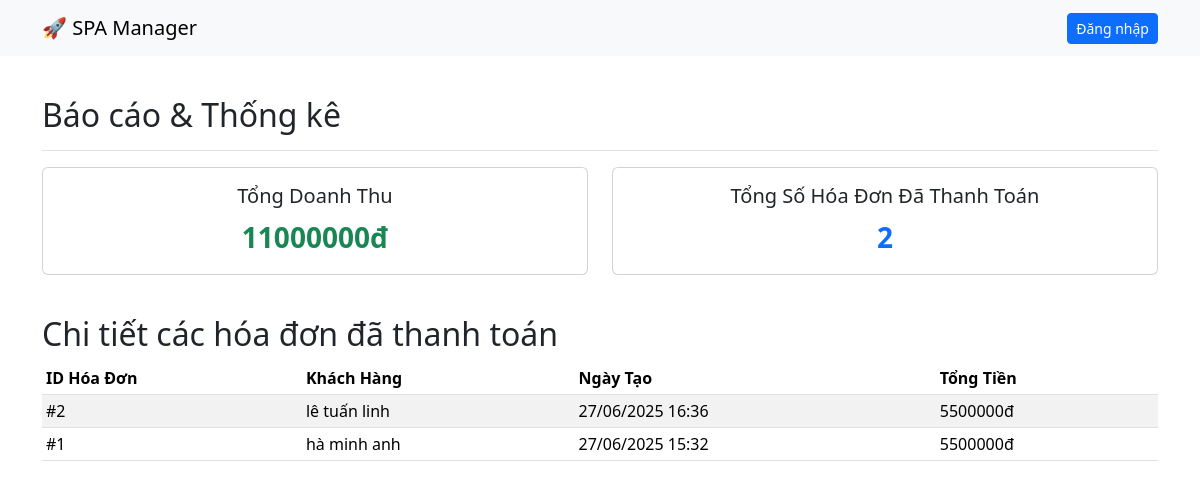
The page /reports/ on the database its author committed.
### sales/models.py (models this page shows, shortened)
class Invoice(models.Model):
    STATUS_CHOICES = [('unpaid', 'Chưa thanh toán'), ('paid', 'Đã thanh toán'), ('cancelled', 'Đã hủy'),]
    customer = models.ForeignKey(Customer, on_delete=models.PROTECT, related_name='invoices')
    voucher_applied = models.ForeignKey(Voucher, on_delete=models.SET_NULL, null=True, blank=True)
    sub_total = models.DecimalField(max_digits=12, decimal_places=2, default=0, help_text="Tổng tiền trước giảm giá")
    discount_amount = models.DecimalField(max_digits=12, decimal_places=2, default=0)
    final_amount = models.DecimalField(max_digits=12, decimal_places=2, default=0, help_text="Tổng tiền sau giảm giá")
    paid_amount = models.DecimalField(max_digits=12, decimal_places=2, default=0)
    status = models.CharField(max_length=50, choices=STATUS_CHOICES, default='unpaid')
    created_at = models.DateTimeField(default=timezone.now)

class Customer(models.Model):
    profile_code = models.CharField(max_length=50, unique=True, blank=True, null=True, help_text="Mã hồ sơ hoặc mã khách hàng thân thiết")
    full_name = models.CharField(max_length=100)
    phone_number = models.CharField(max_length=15, unique=True)
    email = models.EmailField(blank=True, null=True)
    created_at = models.DateTimeField(default=timezone.now)

### sales/views.py (the view)
# urls.py: path('reports/', views.report_view, name='reports'),
def report_view(request):
    paid_invoices = Invoice.objects.filter(status='paid').order_by('-created_at')
    total_revenue = sum(invoice.final_amount for invoice in paid_invoices)
    context = {'invoices': paid_invoices, 'total_revenue': total_revenue, 'invoice_count': paid_invoices.count()}
    return render(request, 'sales/reports.html', context)

### sales/templates/sales/reports.html (shortened to what this page needs)
{% extends 'sales/base.html' %}
{% block content %}
<div class="d-flex justify-content-between flex-wrap flex-md-nowrap align-items-center pt-3 pb-2 mb-3 border-bottom">
    <h1 class="h2">Báo cáo & Thống kê</h1>
</div>
<div class="row">
    <div class="col-md-6 mb-3">
        <div class="card text-center">
            <div class="card-body">
                <h5 class="card-title">Tổng Doanh Thu</h5>
                <p class="card-text fs-3 fw-bold text-success">{{ total_revenue|floatformat:0 }}đ</p>
            </div>
        </div>
    </div>
    <div class="col-md-6 mb-3">
        <div class="card text-center">
            <div class="card-body">
                <h5 class="card-title">Tổng Số Hóa Đơn Đã Thanh Toán</h5>
                <p class="card-text fs-3 fw-bold text-primary">{{ invoice_count }}</p>
            </div>
        </div>
    </div>
</div>
<h2 class="mt-4">Chi tiết các hóa đơn đã thanh toán</h2>
<div class="table-responsive">
    <table class="table table-striped table-sm">
        <thead>
            <tr>
                <th scope="col">ID Hóa Đơn</th>
                <th scope="col">Khách Hàng</th>
                <th scope="col">Ngày Tạo</th>
                <th scope="col">Tổng Tiền</th>
            </tr>
        </thead>
        <tbody>
            {% for invoice in invoices %}
            <tr>
                <td>#{{ invoice.id }}</td>
                <td>{{ invoice.customer.full_name }}</td>
                <td>{{ invoice.created_at|date:"d/m/Y H:i" }}</td>
                <td>{{ invoice.final_amount|floatformat:0 }}đ</td>
            </tr>
            {% empty %}
            <tr>
                <td colspan="4" class="text-center">Chưa có hóa đơn nào được thanh toán.</td>
            </tr>
            {% endfor %}
        </tbody>
    </table>
</div>
{% endblock %}

### sales/templates/sales/base.html (shortened to what this page needs)
<!doctype html>
<html lang="en">
<head>
    <link href="https://cdn.jsdelivr.net/npm/bootstrap@5.3.3/dist/css/bootstrap.min.css" rel="stylesheet">
</head>
<body>
    <nav class="navbar navbar-expand-lg bg-body-tertiary mb-4">
        <div class="container">
          <a class="navbar-brand" href="/">🚀 SPA Manager</a>
          <div class="navbar-nav ms-auto">
            {% if user.is_authenticated %}
                <span class="navbar-text me-3">Chào, {{ user.username }}!</span>
                <form action="{% url 'logout' %}" method="post" class="d-inline">
                    {% csrf_token %}
                    <button type="submit" class="btn btn-sm btn-outline-secondary">Đăng xuất</button>
                </form>
            {% else %}
                <a href="{% url 'login' %}" class="btn btn-sm btn-primary">Đăng nhập</a>
            {% endif %}
          </div>
        </div>
    </nav>
    <div class="container">
        {% block content %}{% endblock %}
    </div>
</body>
</html>

### rows shown on the page
Invoice: id "2", customer.full_name "lê tuấn linh", created_at "27/06/2025 16:36", final_amount "5500000"
Invoice: id "1", customer.full_name "hà minh anh", created_at "27/06/2025 15:32", final_amount "5500000"

### other values the page prints
{{ total_revenue|floatformat:0 }} "11000000"
{{ invoice_count }} "2"
